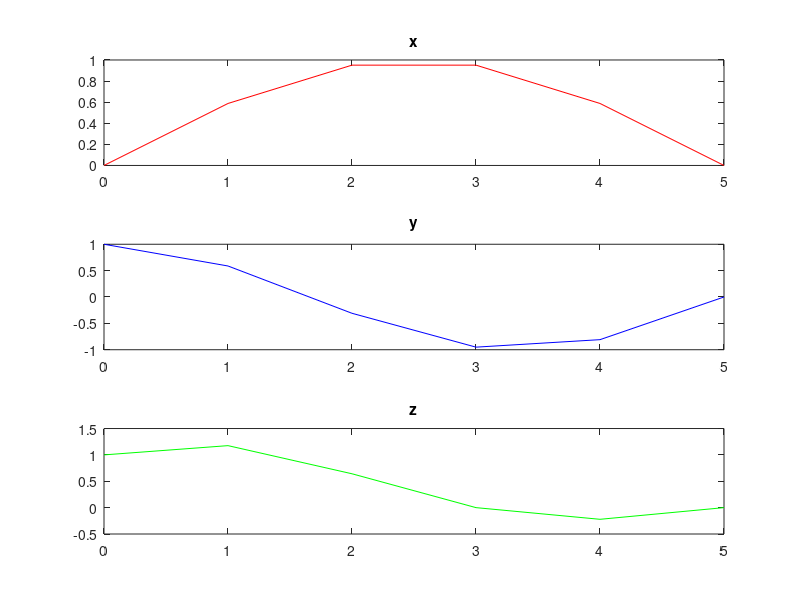

Source code (MATLAB):
t=0:1:5;
x=sin(0.2*pi*t);
y=cos(0.3*pi*t);
z=x+y;

figure; 
subplot(3,1,1); 
plot(t,x,'r')
title('x')
subplot(3,1,2);
plot(t,y,'b');
title("y")
subplot(3,1,3);
plot(t,z,'g')
title("z")